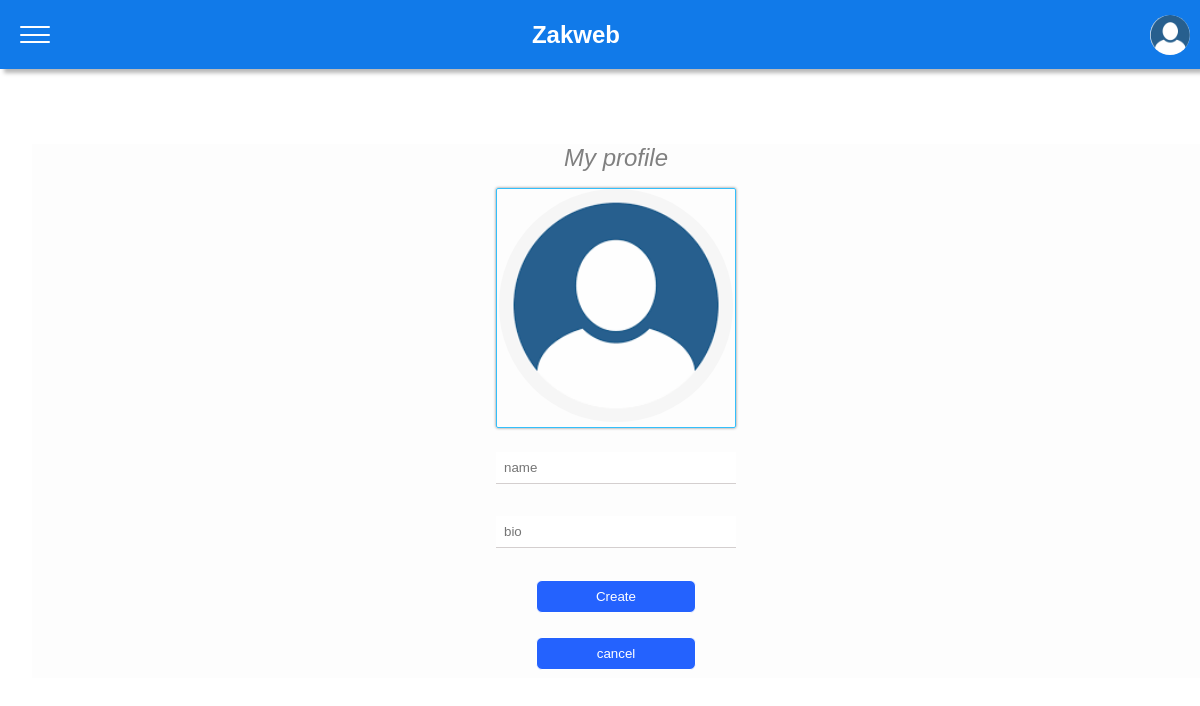
/profile/ (signed in), run on an earlier commit of the app's database.
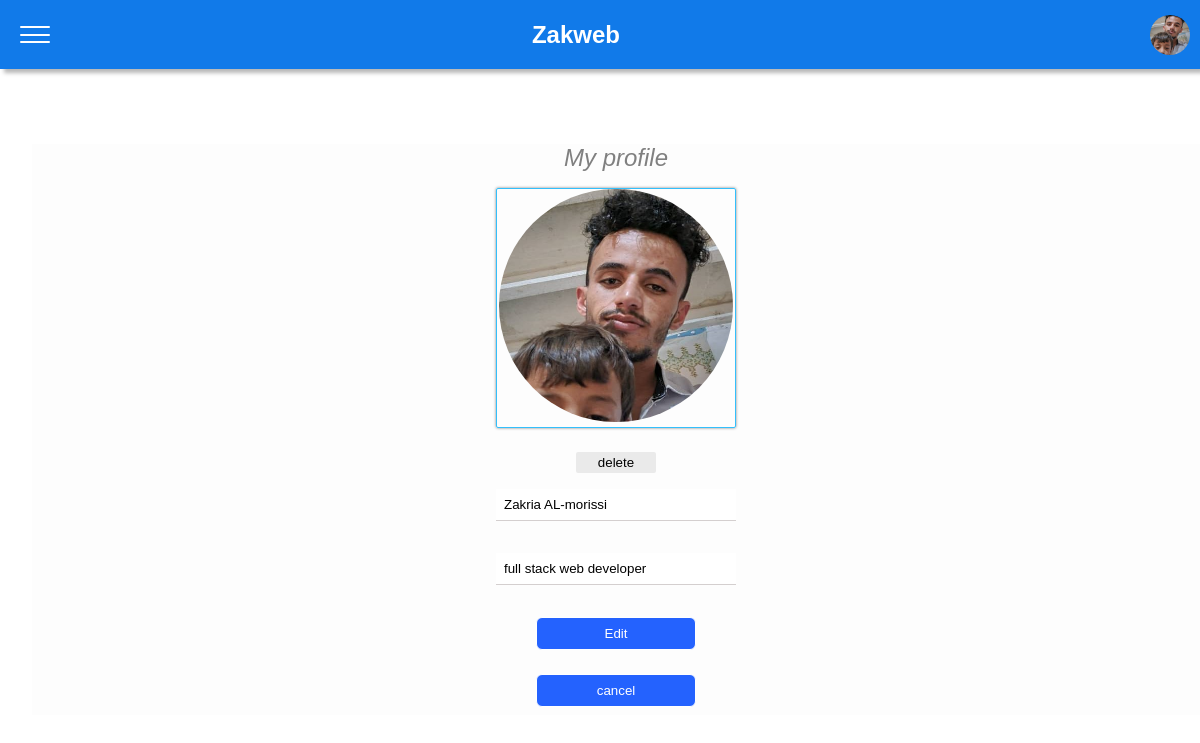
And on a later commit of the database.
### main/models.py (models this page shows, shortened)
class UserProfile(models.Model):
    user_profile = models.OneToOneField(User,on_delete=models.CASCADE,verbose_name='User profile')
    name = models.CharField(max_length=20, blank=True, null=True)
    bio = models.CharField(max_length=50, blank=True, null=True)
    image = models.ImageField(upload_to='user_images',blank=True)
    class Meta:
        verbose_name = 'User profile'
        verbose_name_plural = 'User profiles'

### main/views.py (the view, shortened to what this page needs)
# urls.py: path('profile/',views.user_profile_view, name='profile')
@login_required
def user_profile_view(request):
    username = request.user
    profile = UserProfile.objects.filter(user_profile=username).first()
    context = {'profile':profile,'user':username}
    return render(request,'register/profile.html',context)

### main/templates/register/profile.html (shortened to what this page needs)
{% extends 'home/layout.html' %}
{% block main %}
{% load static %}
<form method="post" enctype="multipart/form-data" class="user-profile">
    <h2>My profile</h2>
    {% if profile.name %}
        <label for="fileInput" class="label-image">
            {% if profile.image %}
            <img src="{{profile.image.url}}" alt="" id="imageFile"></label>
            <input type="submit" value="delete" name="delete" class="delete-button">
            {% else %}
            <img src="{% static '/system/profile.png' %}" alt="" id="imageFile"></label>
            <input type="file" name="fileInput" class="user-image" id="fileInput" accept="image/*" value="{{profile.image }}">
            {% endif %}
        <input type="text" id="input-names" name="profile-name" class="user-name" value="{{profile.name}}">
        <input type="text" class="user-bio" name="bio" placeholder="bio" value="{{profile.bio}}">
        <button type="submit" id="submitButton1">Edit</button>
        <input type="submit" value="cancel" name="cancel" class="cancel-button">
    {% else %}
        <label for="fileInput" class="label-image">
            {% if profile.image %}
            <img src="{{profile.image.url}}" alt="" id="imageFile"></label>
        {% else %}
        <img src="{% static '/system/profile.png' %}" alt="" id="imageFile"></label>
        {% endif %}
        <input type="text" id="input-name" name="profile-name" class="user-name" placeholder="name" required>
        <input type="text" class="user-bio" name="bio" placeholder="bio" value="{{profile.bio}}"  >
        <button type="submit" id="submitButton2">Create</button>
        <input type="submit" value="cancel" name="cancel" class="cancel-button">
    {% endif %}
</form>
{% endblock %}

### main/templates/home/layout.html (shortened to what this page needs)
<!DOCTYPE html>
<html lang="en">
<head>
    {% load static %}
    <link rel="stylesheet" href="{% static 'css/home.css' %}">
    <link rel="stylesheet" href="{% static 'css/room1.css' %}">
</head>
<body class="">
    <header>
        <nav>
            <div class="ham-menu">
                <span></span>
                <span></span>
                <span></span>
            </div>
            <h1 id="page-name">Zakweb</h1>
            {% if user.is_authenticated %}
            <a href="{% url 'profile' %}" class="profile-page" >
                {% if profile.image %}
                    <img src="{{profile.image.url}}" alt="">
                {% else %}
                   <img src="{% static '/system/profile1.png' %}" alt="" >
                {% endif %}
            </a>
            {% else %}
            <a href="{% url 'login' %}" class="login">Login</a>
            {% endif %}
        </nav>
    </header>
        <main>
        {% block main %}
        {% endblock %}
        </main>
</body>
</html>

What changed in the data, as far as the page shows it:
added UserProfile: image (picture), profile-name "Zakria AL-morissi", bio "full stack web developer"
Also different on the page:
form field delete: (not shown) → "delete"
form field cancel: (not shown) → "cancel"
form field cancel: "cancel" → (not shown)
text no longer shown: "Create"
text now shown: "Edit"
